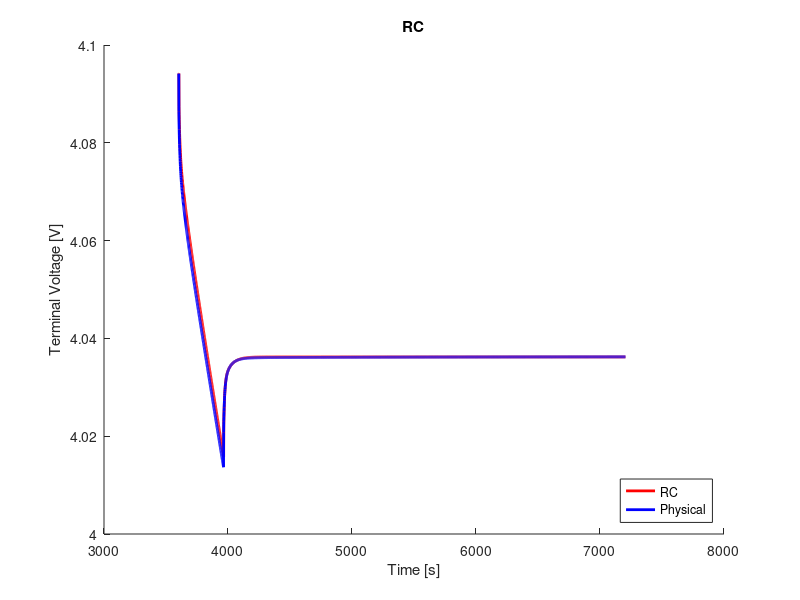

This chart was generated by the following MATLAB code:
clear;
clc;
close all;

%% load data
load('ocv_final.mat');
time_ocv = time;
load('pulse_1_c_1.mat');
load('rc2_cf_params.mat');

%% voltage limitations
v_max = 4.4;                                    % cut-over voltage
v_min = 3.0;                                    % cut-off voltage

%% resample ocv and soc
t1 = time_ocv(1);
t2 = time_ocv(end);
dt = 1;                                         % sample time
t = (t1:dt:t2) - t1;

ocv = interp1(time_ocv, ocv, t1:dt:t2);
soc = interp1(time_ocv, soc, t1:dt:t2);

s = length(time);

%% variables
Q = 16.8;
eta = 1.0;                                  % coulombic efficiency

n = 2;                                      % number of rc links
i_r = zeros(n, 1);
v_c = zeros(n, 1);
flag = 1;

%% compute soc
ind_init = interp1(soc, 1:length(soc), 0.9033, 'nearest');
v_t(1) = ocv(ind_init);
z0 = soc(ind_init);
z = z0 - dt/(Q*3600)*eta*cumsum(I(1:end));

% manual fit
p = 2;
r0 = r0_cf(p);
r1 = r1_cf(p);
r2 = r2_cf(p);
% r3 = r3_cf(p);
c1 = c1_cf(p);
c2 = c2_cf(p);
% c3 = c3_cf(p);

r = [r1; r2];
c = [c1; c2];

%% compute terminal voltage
for j = 1:n
    f(j) = exp(-dt/(r(j)*c(j)));
end
for k = 1:s-1
    if flag == 1
        i_r(:, k+1) = diag(f)*i_r(:, k) + (1-f')*I(k);
        v_c(:, k) = i_r(:, k).*r;
        ind = interp1(soc, 1:length(soc), z(k), 'nearest');
        v_t(k+1) = ocv(ind) - sum(v_c(:, k)) - I(k).*r0;
        if v_t(k) < v_min
            fprintf('Reached lower voltage limit.');
            flag = 0;
        end
        if v_t(k) > v_max
            fprintf('Reached upper voltage limit.');
            flag = 0;
        end 
    end
end

%% compute rms error
v_t = reshape(v_t, size(V_batt_time));
rmse = 1000*sqrt(mean((V_batt_time - v_t).^2))     % [mV]

%% plot
figure(1);
hold on;
plot(time, v_t, 'r', 'LineWidth', 2)
hold on;
plot(time, V_batt_time, 'b', 'LineWidth', 2)
xlabel('Time [s]')
ylabel('Terminal Voltage [V]')
title('RC')
legend('RC', 'Physical', 'location', 'southeast')